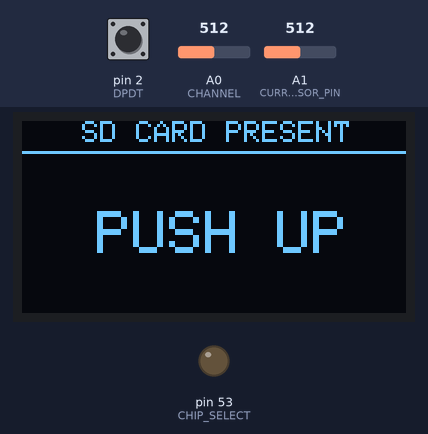
Bench run of a sketch on a simulated Arduino Mega 2560, built with avr-gcc and run on an emulated ATmega2560. Shown: 128×64 one-colour display, output pins drawn as LEDs (lit = HIGH). The test bench sets the inputs (shaded band); at power-on: pin 2 (DPDT) LOW, A0 (CHANNEL) = 512, A1 (CURRENT_SENSOR_PIN) = 512. The local clock reads 2024-03-15 10:24:30 at power-on unless the sketch sets it; storage starts empty; what the sketch prints to the serial monitor is not drawn.

Above: at 1.2 s.
1.3 s: pin 2 (DPDT) driven HIGH
At 2.5 s:
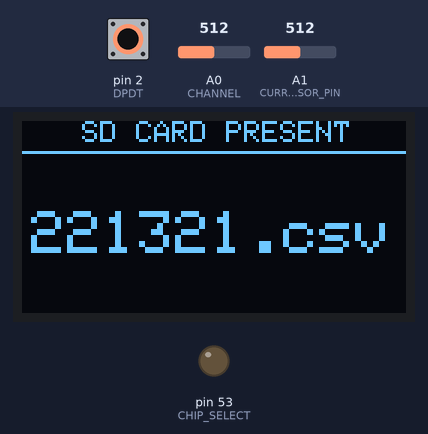
2.9 s: pin 2 (DPDT) driven LOW
At 3.01 s:
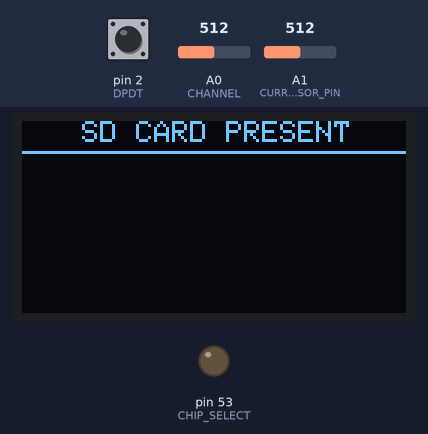
4.5 s: pin 2 (DPDT) driven HIGH
At 5.8 s:
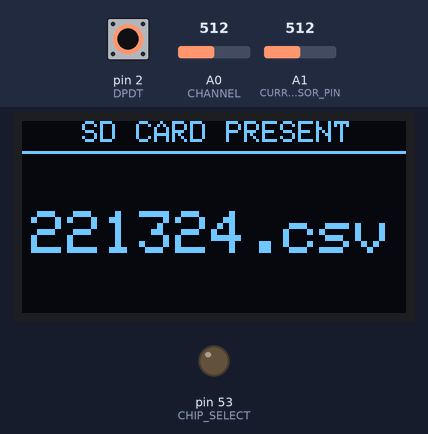
6.1 s: pin 2 (DPDT) pulsed LOW 2 times (0.12 s each, 0.3 s apart)
At 6.9 s:
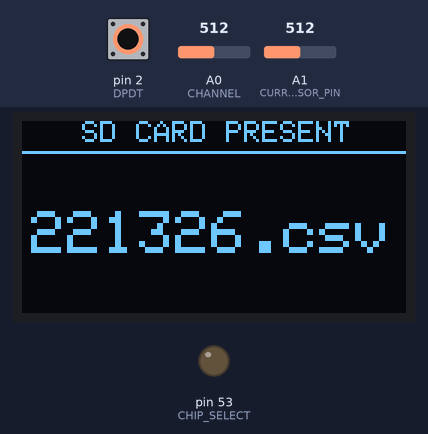
Timing chart, 0 to 9.1 s (numbered marks = the images above; inputs shaded):
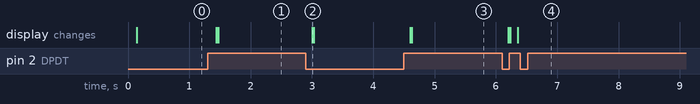

Measured:
- after the input at 1.3 s, the display: first changes after 0.14 s (image 1 shows a later state)
- after the input at 2.9 s, the display: changes after 0.10 s (image 2)
- after the input at 4.5 s, the display: first changes after 0.10 s (image 3 shows a later state)
- after the input at 6.1 s, the display: first differs from a run without the input after 0.13 s (image 4 shows a later state)

The sketch:

ATMEGA_2560_RAIF_CODE.ino
```cpp
/*
* The code is developed by shreevallabha. To get more inner details of the code
* Written contact at shreevallabhas@gmail.com
* The code serves the purpose of logging of the adc-data obtained from the sensors
*/

// The following macros defined here are the the macros with corresponding pinouts
#define CHIP_SELECT 53
#define CURRENT_SENSOR_PIN A1
#define VOLTAGE_SENSOR_PIN A0
#define DPDT 2
#define CHANNEL A0

// Include the required libraries
#include <SoftwareSerial.h>
#include <RTClib.h>
#include <Wire.h>
#include <SPI.h>
#include <SD.h>
#include "arduinoFFT.h"
#include <Wire.h>
#include <Adafruit_GFX.h>
#include <Adafruit_SSD1306.h>

#define SCREEN_WIDTH 128 // OLED display width, in pixels
#define SCREEN_HEIGHT 64 // OLED display height, in pixels

// Declaration for an SSD1306 display connected to I2C (SDA, SCL pins)
// The pins for I2C are defined by the Wire-library.
// On an arduino UNO:       A4(SDA), A5(SCL)
// On an arduino MEGA 2560: 20(SDA), 21(SCL)
// On an arduino LEONARDO:   2(SDA),  3(SCL), ...
#define OLED_RESET     4 // Reset pin # (or -1 if sharing Arduino reset pin)
#define SCREEN_ADDRESS 0x3C ///< See datasheet for Address; 0x3D for 128x64, 0x3C for 128x32
Adafruit_SSD1306 display(SCREEN_WIDTH, SCREEN_HEIGHT, &Wire, OLED_RESET);

#define NUMFLAKES     10 // Number of snowflakes in the animation example

#define LOGO_HEIGHT   16
#define LOGO_WIDTH    16

//The below code belongs to ArduinoFFT
arduinoFFT FFT = arduinoFFT(); /* Create FFT object */
/*
These values can be changed in order to evaluate the functions
*/

const uint16_t samples = 64; //This value MUST ALWAYS be a power of 2
const double samplingFrequency = 100; //Hz, must be less than 10000 due to ADC

unsigned int sampling_period_us;
unsigned long microseconds;
unsigned int chunksize;
/*
These are the input and output vectors
Input vectors receive computed results from FFT
*/
double vReal[samples];
double vImag[samples];

#define SCL_INDEX 0x00
#define SCL_TIME 0x01
#define SCL_FREQUENCY 0x02
#define SCL_PLOT 0x03


// Initialise few instances
SoftwareSerial client(A11,A10);

SoftwareSerial rpmmeter(5,4);
RTC_DS3231 RTC;
DateTime now;
File file;
String buffer;
String foldername;
String filename;
unsigned long RECORDING_TIME = 20000;
int samplingtime = 0;

// Initialise all statuses here
struct status{
  bool sd = false;
  bool buffer_clear = false;
  bool logdataflag = false;
}state;


void setup() {
  sampling_period_us = round(1000000*(1.0/samplingFrequency));
  Serial.begin(9600);
  // SSD1306_SWITCHCAPVCC = generate display voltage from 3.3V internally
  if(!display.begin(SSD1306_SWITCHCAPVCC, SCREEN_ADDRESS)) {
    Serial.println(F("SSD1306 allocation failed"));
    for(;;); // Don't proceed, loop forever
  }
  pinMode(CHIP_SELECT, OUTPUT);
  pinMode(CHIP_SELECT, HIGH);
  pinMode(DPDT,INPUT);
  buffer.reserve(1024);
  Wire.begin();
  rpmmeter.begin(9600);
  client.begin(9600);
  RTC.begin();
  RTC.adjust(DateTime(F(__DATE__),F(__TIME__)));
  if(!SD.begin(CHIP_SELECT)){
    Serial.println(F("INITIALISATION OF CARD FAILED"));
    display.clearDisplay();
    display.setTextSize(1);
    display.setTextColor(SSD1306_WHITE);
    display.setCursor(13,0);
    display.println(F("INSERT AN SD CARD"));
    display.display();
    display.drawLine(0, 10, display.width(),10, SSD1306_WHITE);
    display.display();
  }else{
    state.sd = true;
    Serial.println("CARD IS PRESENT");
    display.clearDisplay();
    display.setTextSize(1);
    display.setTextColor(SSD1306_WHITE);
    display.setCursor(20,0);
    display.println(F("SD CARD PRESENT"));
    display.drawLine(0, 10, display.width(),10, SSD1306_WHITE);
    display.display();
  }
  checkandcreatedir();
  display.clearDisplay();

}


// THIS IS VALID
void loop(){

  bool temp_switch_state = digitalRead(DPDT);
  if(!state.sd){
    display.setTextSize(1);
    display.setTextColor(SSD1306_WHITE);
    display.setCursor(13,0);
    display.println(F("INSERT AN SD CARD"));
    display.display();
    display.drawLine(0, 10, display.width(),10, SSD1306_WHITE);
    display.display();
  }else{
    display.setTextSize(1);
    display.setTextColor(SSD1306_WHITE);
    display.setCursor(20,0);
    display.println(F("SD CARD PRESENT"));
    display.drawLine(0, 10, display.width(),10, SSD1306_WHITE);
    display.display();
  }
  display.setTextSize(2);
  display.setTextColor(SSD1306_WHITE);
  display.setCursor(25,30);
  display.println(F("PUSH UP"));
  display.drawLine(0, 10, display.width(),10, SSD1306_WHITE);
  display.display();
  Serial.println(temp_switch_state);
  if(temp_switch_state){
    temp_switch_state = digitalRead(DPDT);
    while(temp_switch_state){
      temp_switch_state = digitalRead(DPDT);
      Serial.println("The switch is turned to start logging");
      updatedir();
      temp_switch_state = digitalRead(DPDT);
      if(temp_switch_state){
        display.clearDisplay();
        while(true){
          Serial.println("TURN OF NOW");
          if(!state.sd){
            display.setTextSize(1);
            display.setTextColor(SSD1306_WHITE);
            display.setCursor(13,0);
            display.println(F("INSERT AN SD CARD"));
            display.display();
            display.drawLine(0, 10, display.width(),10, SSD1306_WHITE);
            display.display();
          }else{
            display.setTextSize(1);
            display.setTextColor(SSD1306_WHITE);
            display.setCursor(20,0);
            display.println(F("SD CARD PRESENT"));
            display.drawLine(0, 10, display.width(),10, SSD1306_WHITE);
            display.display();
          }
          display.setTextSize(2);
          display.setTextColor(SSD1306_WHITE);
          display.setCursor(10,30);
          display.println(F("PUSH DOWN"));
          display.drawLine(0, 10, display.width(),10, SSD1306_WHITE);
          display.display();
          temp_switch_state = digitalRead(DPDT);
          if(!temp_switch_state){
            break;
          }
        }
      }
      temp_switch_state = digitalRead(DPDT);
      if(!temp_switch_state){
        break;
      }
    }
    display.clearDisplay();
  }

}


char data;
String mainstring = "";
char previous_rpm = '0';

void rpmreader_reference(){

}

/*
void loop(){

  bool temp_switch_state = digitalRead(DPDT);
  if(!state.sd){
    display.setTextSize(1);
    display.setTextColor(SSD1306_WHITE);
    display.setCursor(13,0);
    display.println(F("INSERT AN SD CARD"));
    display.display();
    display.drawLine(0, 10, display.width(),10, SSD1306_WHITE);
    display.display();
  }else{
    display.setTextSize(1);
    display.setTextColor(SSD1306_WHITE);
    display.setCursor(20,0);
    display.println(F("SD CARD PRESENT"));
    display.drawLine(0, 10, display.width(),10, SSD1306_WHITE);
    display.display();
  }
  display.setTextSize(2);
  display.setTextColor(SSD1306_WHITE);
  display.setCursor(25,30);
  display.println(F("PUSH UP"));
  display.drawLine(0, 10, display.width(),10, SSD1306_WHITE);
  display.display();
  Serial.println(temp_switch_state);
  if(temp_switch_state){
    temp_switch_state = digitalRead(DPDT);
    while(temp_switch_state){
      temp_switch_state = digitalRead(DPDT);
      Serial.println("The switch is turned to start logging");
      updatedir();
      temp_switch_state = digitalRead(DPDT);
      if(temp_switch_state){
        display.clearDisplay();
        while(true){
          Serial.println("TURN OF NOW");
          if(!state.sd){
            display.setTextSize(1);
            display.setTextColor(SSD1306_WHITE);
            display.setCursor(13,0);
            display.println(F("INSERT AN SD CARD"));
            display.display();
            display.drawLine(0, 10, display.width(),10, SSD1306_WHITE);
            display.display();
          }else{
            display.setTextSize(1);
            display.setTextColor(SSD1306_WHITE);
            display.setCursor(20,0);
            display.println(F("SD CARD PRESENT"));
            display.drawLine(0, 10, display.width(),10, SSD1306_WHITE);
            display.display();
          }
          display.setTextSize(2);
          display.setTextColor(SSD1306_WHITE);
          display.setCursor(10,30);
          display.println(F("PUSH DOWN"));
          display.drawLine(0, 10, display.width(),10, SSD1306_WHITE);
          display.display();
          temp_switch_state = digitalRead(DPDT);
          if(!temp_switch_state){
            break;
          }
        }
      }
      temp_switch_state = digitalRead(DPDT);
      if(!temp_switch_state){
        break;
      }
    }
    display.clearDisplay();
  }

}
*/

/*
void loop() {
  if(rpmmeter.available()){
    int res = rpmmeter.read();
    Serial.println(res);
  }
}
*/

void checkandcreatedir(){
  now = RTC.now();
  foldername = String(now.year())+"/"+String(now.month())+"/"+String(now.day());
  Serial.print("The folder name is ");
  Serial.println(foldername);
  if(!SD.exists(foldername)){
    SD.mkdir(foldername);
    Serial.println("Folder is created");
  }else{
    Serial.println("Folder already exist");
  }
}

void updatedir(){
  now = RTC.now();
  filename = String(now.hour())+""+String(now.minute())+""+String(now.second())+".csv";
  Serial.print("The filename is ");
  Serial.println(filename);
  file = SD.open(foldername+"/"+filename, FILE_WRITE);
  display.clearDisplay();
  if(!state.sd){
    display.setTextSize(1);
    display.setTextColor(SSD1306_WHITE);
    display.setCursor(13,0);
    display.println(F("INSERT AN SD CARD"));
    display.display();
    display.drawLine(0, 10, display.width(),10, SSD1306_WHITE);
    display.display();
  }else{
    display.setTextSize(1);
    display.setTextColor(SSD1306_WHITE);
    display.setCursor(20,0);
    display.println(F("SD CARD PRESENT"));
    display.drawLine(0, 10, display.width(),10, SSD1306_WHITE);
    display.display();
  }
  display.setTextSize(2);
  display.setTextColor(SSD1306_WHITE);
  display.setCursor(3,30);
  display.println(filename);
  display.drawLine(0, 10, display.width(),10, SSD1306_WHITE);
  display.display();
  Serial.print("Finally created the file ");
  Serial.println(foldername+"/"+filename);
  if(state.buffer_clear){
    buffer.remove(0,chunksize);
  }
  double temp_freq = getFrequency();
  file.println("Frequency, "+String(temp_freq));
  file.println(" , , ");
  logdatafromadc(VOLTAGE_SENSOR_PIN,CURRENT_SENSOR_PIN);
}

//char previous_rpm = '0';

void logdatafromadc(int voltagepin, int currentpin){
  state.logdataflag = true;
  state.buffer_clear = true;
  unsigned long init_time = millis();
  Serial.println("Started recording....");
  //file.println("time in millis, voltage, current");
  file.println("time in millis, voltage, current, rpm");
  while(millis()-init_time<RECORDING_TIME){
    Serial.println(".");
    delay(samplingtime);
    int voltage_data = analogRead(voltagepin);
    int current_data = analogRead(currentpin);
    unsigned long time = millis()-init_time;
    if(client.available()){
    mainstring = "";
    while(client.available()){
      data = client.read();
      if(data!='\r'){
        if(data!='\n'){
          mainstring = mainstring + String(data);
        }
      }
    }
  }
    Serial.println("RPM IS "+String(mainstring));
    //String temp_data = String(time)+","+String(voltage_data)+","+String(current_data);
    String temp_data = String(time)+","+String(voltage_data)+","+String(current_data)+","+String(mainstring);
    buffer += temp_data+"\n";
    chunksize = file.availableForWrite();
    if(chunksize && buffer.length() >= chunksize){
      file.write(buffer.c_str(),chunksize);
      buffer.remove(0,chunksize);
    }
    if(!digitalRead(DPDT)){
      state.logdataflag = false;
      Serial.println("Closing the process forcefully");
      break;
    }
  }
  file.close();
  Serial.println("Recorded the signals successfully");
}

double getFrequency(){
  /*SAMPLING*/
  microseconds = micros();
  for(int i=0; i<samples; i++)
  {
      vReal[i] = analogRead(CHANNEL);
      vImag[i] = 0;
      while(micros() - microseconds < sampling_period_us){
        //empty loop
      }
      microseconds += sampling_period_us;
  }
  /* Print the results of the sampling according to time */
  //Serial.println("Data:");
  PrintVector(vReal, samples, SCL_TIME);
  FFT.Windowing(vReal, samples, FFT_WIN_TYP_HAMMING, FFT_FORWARD);	/* Weigh data */
  //Serial.println("Weighed data:");
  PrintVector(vReal, samples, SCL_TIME);
  FFT.Compute(vReal, vImag, samples, FFT_FORWARD); /* Compute FFT */
  //Serial.println("Computed Real values:");
  PrintVector(vReal, samples, SCL_INDEX);
  //Serial.println("Computed Imaginary values:");
  PrintVector(vImag, samples, SCL_INDEX);
  FFT.ComplexToMagnitude(vReal, vImag, samples); /* Compute magnitudes */
  //Serial.println("Computed magnitudes:");
  PrintVector(vReal, (samples >> 1), SCL_FREQUENCY);
  double x = FFT.MajorPeak(vReal, samples, samplingFrequency);
  //Serial.println(x, 6); //Print out what frequency is the most dominant.
  return x;
}

void PrintVector(double *vData, uint16_t bufferSize, uint8_t scaleType)
{
  for (uint16_t i = 0; i < bufferSize; i++)
    {
      double abscissa;
      /* Print abscissa value */
      switch (scaleType)
      {
        case SCL_INDEX:
          abscissa = (i * 1.0);
  	break;
        case SCL_TIME:
          abscissa = ((i * 1.0) / samplingFrequency);
  	break;
        case SCL_FREQUENCY:
          abscissa = ((i * 1.0 * samplingFrequency) / samples);
  	break;
      }
      //Serial.print(abscissa, 6);
      //if(scaleType==SCL_FREQUENCY)
        //Serial.print("Hz");
      //Serial.print(" ");
      //Serial.println(vData[i], 4);
    }
    //Serial.println();
}

char get_rpm(){
  char data;
    if(client.available()){
      while(client.available()){
        data = client.read();
      }
      return data;
  }
  return 'A';
}


void refer2(int voltagepin, int currentpin){
  unsigned long init_time = millis();
  Serial.println("Started recording....");
  file.println("time in millis, voltage, current");
  while(millis()-init_time<RECORDING_TIME){
    Serial.println(".");
    int voltage_data = analogRead(voltagepin);
    int current_data = analogRead(currentpin);
    unsigned long time = millis()-init_time;
    String temp_data = String(time)+","+String(voltage_data)+","+String(current_data);
    file.println(temp_data);
  }
  file.close();
  Serial.println("Recorded the signals successfully");
}

void refer(){
  if(!SD.exists(filename)){
  Serial.println("File doesnt exist, creating new");
  // IF THE FILENAME DOESN'T EXIST, THEN CREATE THE FILE AND PROVIDE THE HEADING
  file = SD.open(filename, FILE_WRITE);
  delay(25);
  if(!file){
    Serial.print("Error opening");
    Serial.println(filename);
  }else{
  String temp = "DATE TIME STAMP, VOLTAGE ADC, CURRENT ADC";
  file.println(temp);
  delay(10);
  file.close();
  delay(10);
}
}
}
```
